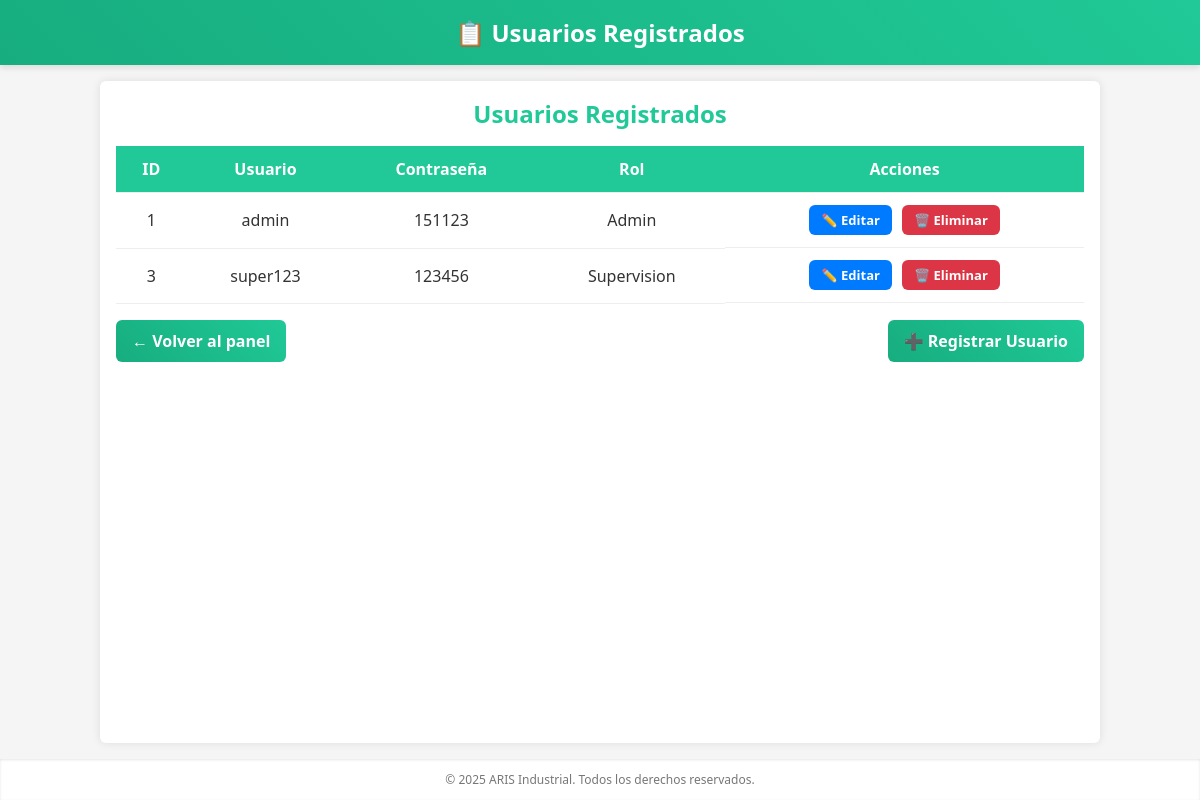
The page /vistas/frmUsuariosRegistrados.php (signed in) on the database its author committed.
### tables this page shows
CREATE TABLE `tusers` (
  `id` int(11) NOT NULL,
  `username` varchar(50) NOT NULL,
  `password` varchar(50) NOT NULL,
  `rol` varchar(50) NOT NULL
);

### modelos/usuariosDAO.php (called while the page is built, shortened)
<?php
include("conexion.php");
function getUsuarios() {
    global $cn;
    $sql = "SELECT * FROM TUsers";
    return mysqli_query($cn, $sql);
}
?>

### controladores/usuariosController.php (called while the page is built, shortened)
<?php
include("../modelos/usuariosDAO.php");
function listaUsuarios() {
    return getUsuarios();
}
?>

### vistas/frmUsuariosRegistrados.php (the view, shortened to what this page needs)
<!DOCTYPE html>
<html lang="es">
<head>
</head>
<body>
<header>📋 Usuarios Registrados</header>
<div class="container">
  <h2>Usuarios Registrados</h2>
  <table>
    <tr>
      <th>ID</th>
      <th>Usuario</th>
      <th>Contraseña</th>
      <th>Rol</th>
      <th>Acciones</th>
    </tr>
    <?php
      include("../controladores/usuariosController.php");
      $usuarios = listaUsuarios();
      if ($usuarios && mysqli_num_rows($usuarios) > 0) {
        while ($fila = mysqli_fetch_assoc($usuarios)) {
          echo "<tr>";
          echo "<td>{$fila['id']}</td>";
          echo "<td>" . htmlspecialchars($fila['username']) . "</td>";
          echo "<td>" . htmlspecialchars($fila['password']) . "</td>";
          echo "<td>" . htmlspecialchars($fila['rol']) . "</td>";
          echo "<td class='acciones'>
                  <a href='frmModificarUsuario.php?id={$fila['id']}' class='editar'>✏️ Editar</a>
                  <a href='../controladores/usuariosController.php?accion=eliminar&id={$fila['id']}' class='eliminar' onclick=\"return confirm('¿Estás seguro de eliminar este usuario?')\">🗑️ Eliminar</a>
                </td>";
          echo "</tr>";
        }
      } else {
        echo "<tr><td colspan='5'>No hay usuarios registrados.</td></tr>";
      }
    ?>
  </table>
  <div class="btn-container">
    <a class="btn" href="frmPrincipalAdm.php">← Volver al panel</a>
    <a class="btn" href="frmRegistrarUsuario.php">➕ Registrar Usuario</a>
  </div>
</div>
<div class="footer">
  © 2025 ARIS Industrial. Todos los derechos reservados.
</div>
</body>
</html>

### vistas/frmUsuariosRegistrados.php (style rules this page uses)
:root { --color-principal: #20c997; --color-principal-dark: #17ad7f; --color-secundario: #37d1b1; --color-secundario-dark: #2ea692; --fondo: #f5f5f5; --texto: #333; --gris-claro: #fff; --radio: 6px; --espacio: 16px; }
* { box-sizing: border-box; margin: 0; padding: 0; }
body { font-family: 'Segoe UI', sans-serif; background: var(--fondo); color: var(--texto); display: flex; flex-direction: column; min-height: 100vh; }
header { background: linear-gradient(45deg, var(--color-principal-dark), var(--color-principal)); color: #fff; padding: var(--espacio); text-align: center; font-size: 24px; font-weight: bold; box-shadow: 0 3px 6px rgba(0,0,0,0.1); }
.container { flex: 1; width: 90%; max-width: 1000px; margin: var(--espacio) auto; background: var(--gris-claro); border-radius: var(--radio); box-shadow: 0 0 10px rgba(0,0,0,0.1); padding: var(--espacio); opacity: 0; transform: translateY(20px); animation: fadeIn 0.5s forwards ease-out; }
h2 { text-align: center; margin-bottom: var(--espacio); color: var(--color-principal); }
table { width: 100%; border-collapse: collapse; }
th, td { padding: 12px; border-bottom: 1px solid #eee; text-align: center; }
th { background: var(--color-principal); color: #fff; }
.acciones { display: flex; justify-content: center; gap: 10px; }
.acciones a { text-decoration: none; font-weight: bold; color: #fff; padding: 6px 12px; border-radius: var(--radio); font-size: 13px; }
.editar { background-color: #007bff; }
.eliminar { background-color: #dc3545; }
.btn-container { display: flex; justify-content: space-between; flex-wrap: wrap; gap: 10px; margin-top: var(--espacio); }
a.btn { text-decoration: none; background: linear-gradient(45deg, var(--color-principal-dark), var(--color-principal)); color: #fff; padding: 10px 16px; border-radius: var(--radio); font-weight: bold; transition: transform .1s, box-shadow .3s; }
.footer { text-align: center; padding: 12px; background: var(--gris-claro); color: #777; font-size: 12px; margin-top: auto; box-shadow: inset 0 1px 3px rgba(0,0,0,0.1); }

### rows shown on the page
tusers: id "1", username "admin", password "151123", rol "Admin"
tusers: id "3", username "super123", password "123456", rol "Supervision"
